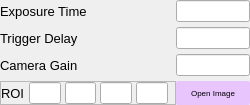
                <widget class="QWidget" name="cameraSetting_Page">
                 <property name="sizePolicy">
                  <sizepolicy hsizetype="Preferred" vsizetype="Preferred">
                   <horstretch>0</horstretch>
                   <verstretch>0</verstretch>
                  </sizepolicy>
                 </property>
                 <property name="maximumSize">
                  <size>
                   <width>16777215</width>
                   <height>16777200</height>
                  </size>
                 </property>
                 <property name="font">
                  <font>
                   <pointsize>6</pointsize>
                  </font>
                 </property>
                 <layout class="QGridLayout" name="gridLayout_6">
                  <property name="leftMargin">
                   <number>0</number>
                  </property>
                  <property name="topMargin">
                   <number>0</number>
                  </property>
                  <property name="rightMargin">
                   <number>0</number>
                  </property>
                  <property name="bottomMargin">
                   <number>0</number>
                  </property>
                  <property name="horizontalSpacing">
                   <number>0</number>
                  </property>
                  <property name="verticalSpacing">
                   <number>5</number>
                  </property>
                  <item row="3" column="0" alignment="Qt::AlignLeft">
                   <widget class="QFrame" name="roiFrame">
                    <property name="maximumSize">
                     <size>
                      <width>176</width>
                      <height>16777215</height>
                     </size>
                    </property>
                    <property name="frameShape">
                     <enum>QFrame::StyledPanel</enum>
                    </property>
                    <property name="frameShadow">
                     <enum>QFrame::Raised</enum>
                    </property>
                    <layout class="QHBoxLayout" name="horizontalLayout_7">
                     <property name="spacing">
                      <number>4</number>
                     </property>
                     <property name="leftMargin">
                      <number>0</number>
                     </property>
                     <property name="topMargin">
                      <number>0</number>
                     </property>
                     <property name="rightMargin">
                      <number>7</number>
                     </property>
                     <property name="bottomMargin">
                      <number>0</number>
                     </property>
                     <item>
                      <widget class="QLabel" name="roiLabel">
                       <property name="maximumSize">
                        <size>
                         <width>37</width>
                         <height>16777215</height>
                        </size>
                       </property>
                       <property name="font">
                        <font>
                         <family>Arial</family>
                         <pointsize>10</pointsize>
                        </font>
                       </property>
                       <property name="text">
                        <string>ROI</string>
                       </property>
                      </widget>
                     </item>
                     <item>
                      <widget class="QLineEdit" name="roiEntry1"/>
                     </item>
                     <item>
                      <widget class="QLineEdit" name="roiEntry2"/>
                     </item>
                     <item>
                      <widget class="QLineEdit" name="roiEntry3"/>
                     </item>
                     <item alignment="Qt::AlignLeft">
                      <widget class="QLineEdit" name="roiEntry4">
                       <property name="maximumSize">
                        <size>
                         <width>99</width>
                         <height>16777215</height>
                        </size>
                       </property>
                       <property name="font">
                        <font>
                         <weight>75</weight>
                         <bold>true</bold>
                        </font>
                       </property>
                       <property name="alignment">
                        <set>Qt::AlignCenter</set>
                       </property>
                      </widget>
                     </item>
                    </layout>
                   </widget>
                  </item>
                  <item row="0" column="0">
                   <widget class="QLabel" name="exposureTime_Label">
                    <property name="font">
                     <font>
                      <family>Arial</family>
                      <pointsize>10</pointsize>
                     </font>
                    </property>
                    <property name="text">
                     <string>Exposure Time</string>
                    </property>
                   </widget>
                  </item>
                  <item row="1" column="1" alignment="Qt::AlignRight">
                   <widget class="QLineEdit" name="triggerDelay_Entry">
                    <property name="maximumSize">
                     <size>
                      <width>75</width>
                      <height>16777215</height>
                     </size>
                    </property>
                    <property name="font">
                     <font>
                      <weight>75</weight>
                      <bold>true</bold>
                     </font>
                    </property>
                    <property name="alignment">
                     <set>Qt::AlignCenter</set>
                    </property>
                   </widget>
                  </item>
                  <item row="1" column="0">
                   <widget class="QLabel" name="triggerDelay_Label">
                    <property name="font">
                     <font>
                      <family>Arial</family>
                      <pointsize>10</pointsize>
                     </font>
                    </property>
                    <property name="text">
                     <string>Trigger Delay</string>
                    </property>
                   </widget>
                  </item>
                  <item row="2" column="1" alignment="Qt::AlignRight">
                   <widget class="QLineEdit" name="cameraGain_Entry">
                    <property name="maximumSize">
                     <size>
                      <width>75</width>
                      <height>16777215</height>
                     </size>
                    </property>
                    <property name="font">
                     <font>
                      <weight>75</weight>
                      <bold>true</bold>
                     </font>
                    </property>
                    <property name="alignment">
                     <set>Qt::AlignCenter</set>
                    </property>
                   </widget>
                  </item>
                  <item row="0" column="1" alignment="Qt::AlignRight">
                   <widget class="QLineEdit" name="exposureTime_Entry">
                    <property name="maximumSize">
                     <size>
                      <width>75</width>
                      <height>16777215</height>
                     </size>
                    </property>
                    <property name="font">
                     <font>
                      <weight>75</weight>
                      <bold>true</bold>
                     </font>
                    </property>
                    <property name="alignment">
                     <set>Qt::AlignCenter</set>
                    </property>
                   </widget>
                  </item>
                  <item row="3" column="1">
                   <widget class="QPushButton" name="openImage_Button">
                    <property name="sizePolicy">
                     <sizepolicy hsizetype="Expanding" vsizetype="Fixed">
                      <horstretch>0</horstretch>
                      <verstretch>0</verstretch>
                     </sizepolicy>
                    </property>
                    <property name="maximumSize">
                     <size>
                      <width>107</width>
                      <height>25</height>
                     </size>
                    </property>
                    <property name="styleSheet">
                     <string notr="true">QPushButton{
	border-radius:2px;
	background-color: #E8C6FD;
}</string>
                    </property>
                    <property name="text">
                     <string>Open Image</string>
                    </property>
                   </widget>
                  </item>
                  <item row="2" column="0">
                   <widget class="QLabel" name="cameraGain_Label">
                    <property name="font">
                     <font>
                      <family>Arial</family>
                      <pointsize>10</pointsize>
                     </font>
                    </property>
                    <property name="text">
                     <string>Camera Gain</string>
                    </property>
                   </widget>
                  </item>
                 </layout>
                </widget>
